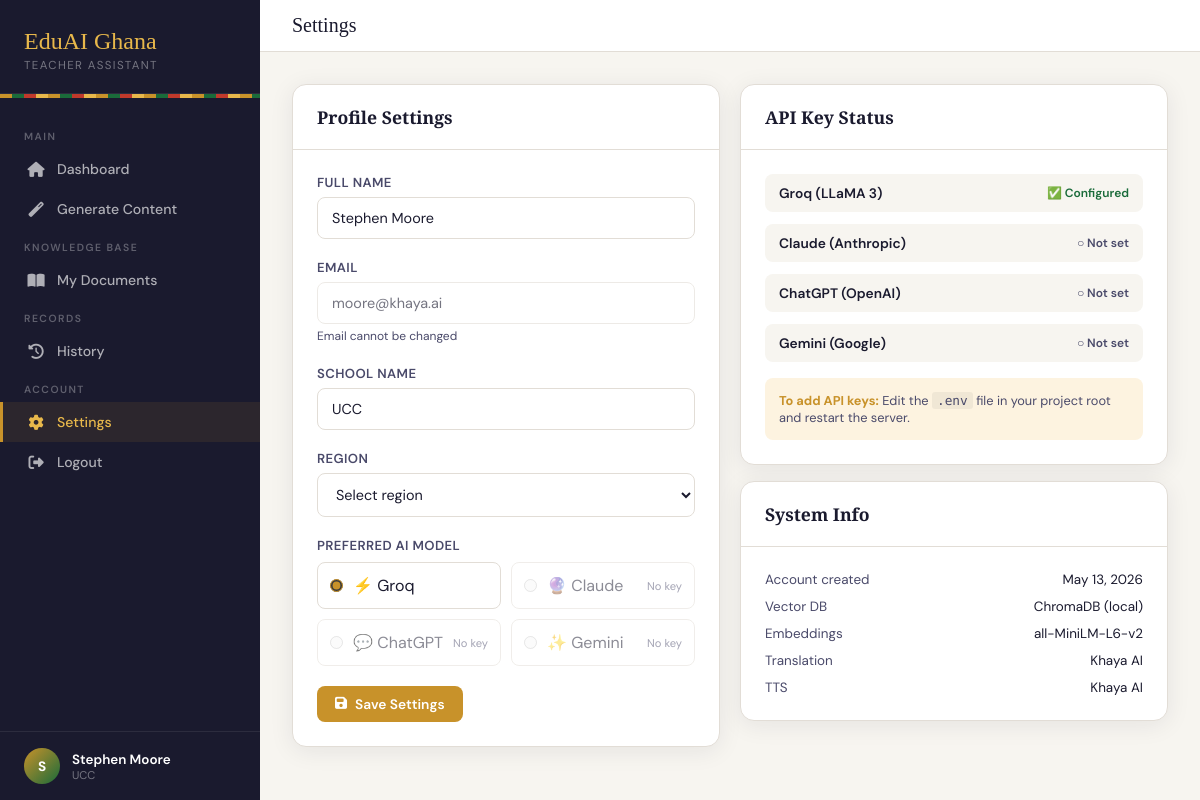
The app's page /settings (signed in) with its own data.
### shared/models/database.py (models this page shows)
class User(UserMixin, db.Model):
    __tablename__ = 'users'
    id = db.Column(db.Integer, primary_key=True)
    name = db.Column(db.String(150), nullable=False)
    email = db.Column(db.String(150), unique=True, nullable=False)
    password = db.Column(db.String(200), nullable=False)
    school = db.Column(db.String(200))
    region = db.Column(db.String(100))
    preferred_llm = db.Column(db.String(50), default='groq')
    created_at = db.Column(db.DateTime, default=datetime.utcnow)
    documents = db.relationship('Document', backref='teacher', lazy=True)
    generations = db.relationship('Generation', backref='teacher', lazy=True)

### flask_app/routes/settings.py (the view)
@settings_bp.route('/settings', methods=['GET', 'POST'])
@login_required
def index():
    if request.method == 'POST':
        current_user.name = request.form.get('name', current_user.name).strip()
        current_user.school = request.form.get('school', current_user.school).strip()
        current_user.region = request.form.get('region', current_user.region)
        current_user.preferred_llm = request.form.get('preferred_llm', current_user.preferred_llm)
        db.session.commit()
        flash('Settings updated!', 'success')
        return redirect(url_for('settings.index'))
    return render_template('settings/index.html', llms=SUPPORTED_LLMS, regions=REGIONS)

### flask_app/templates/settings/index.html (shortened to what this page needs)
{% extends "base.html" %}
{% block page_title %}Settings{% endblock %}
{% block content %}
<div class="grid-2" style="align-items:start;">
  <div class="card">
    <div class="card-header"><h3>Profile Settings</h3></div>
    <div class="card-body">
      <form method="POST" action="{{ url_for('settings.index') }}">
        <div class="form-group">
          <label class="form-label">Full Name</label>
          <input type="text" name="name" class="form-control" value="{{ current_user.name }}" required>
        </div>
        <div class="form-group">
          <label class="form-label">Email</label>
          <input type="email" class="form-control" value="{{ current_user.email }}" disabled style="opacity:0.6;">
          <small style="color:var(--mid);font-size:0.75rem;">Email cannot be changed</small>
        </div>
        <div class="form-group">
          <label class="form-label">School Name</label>
          <input type="text" name="school" class="form-control" value="{{ current_user.school or '' }}" placeholder="Your school name">
        </div>
        <div class="form-group">
          <label class="form-label">Region</label>
          <select name="region" class="form-control">
            <option value="">Select region</option>
          </select>
        </div>
        <div class="form-group">
          <label class="form-label">Preferred AI Model</label>
          <div style="display:grid;grid-template-columns:1fr 1fr;gap:10px;margin-top:8px;">
            {% set llm_icons = {'groq':'⚡','claude':'🔮','chatgpt':'💬','gemini':'✨'} %}
            {% for key, info in llms.items() %}
            <label style="display:flex;align-items:center;gap:10px;padding:12px;border:1.5px solid var(--border);border-radius:var(--radius-sm);cursor:pointer;transition:all 0.2s;{% if not info.available %}opacity:0.5;{% endif %}">
              <input type="radio" name="preferred_llm" value="{{ key }}" {% if current_user.preferred_llm == key %}checked{% endif %} {% if not info.available %}disabled{% endif %} style="accent-color:var(--gold);">
              <span>{{ llm_icons[key] }} {{ info.name.split('(')[0].strip() }}</span>
              {% if not info.available %}<span style="font-size:0.7rem;color:var(--mid);margin-left:auto;">No key</span>{% endif %}
            </label>
            {% endfor %}
          </div>
        </div>
        <button type="submit" class="btn btn-primary"><i class="fas fa-save"></i> Save Settings</button>
      </form>
    </div>
  </div>
  <div style="display:flex;flex-direction:column;gap:16px;">
    <div class="card">
      <div class="card-header"><h3>API Key Status</h3></div>
      <div class="card-body">
        <div style="display:flex;flex-direction:column;gap:12px;">
          {% for key, info in llms.items() %}
          <div style="display:flex;align-items:center;justify-content:space-between;padding:10px 14px;background:var(--light);border-radius:var(--radius-sm);">
            <span style="font-size:0.86rem;font-weight:600;">{{ info.name }}</span>
            <span style="font-size:0.75rem;font-weight:600;{% if info.available %}color:var(--green);{% else %}color:var(--mid);{% endif %}">
              {% if info.available %}✅ Configured{% else %}○ Not set{% endif %}
            </span>
          </div>
          {% endfor %}
        </div>
        <div style="margin-top:16px;padding:14px;background:var(--gold-pale);border-radius:var(--radius-sm);font-size:0.8rem;color:var(--mid);">
          <strong style="color:var(--gold);">To add API keys:</strong> Edit the <code style="font-family:var(--font-mono);background:rgba(0,0,0,0.05);padding:1px 5px;border-radius:3px;">.env</code> file in your project root and restart the server.
        </div>
      </div>
    </div>
    <div class="card">
      <div class="card-header"><h3>System Info</h3></div>
      <div class="card-body">
        <div style="display:flex;flex-direction:column;gap:10px;font-size:0.84rem;">
          <div style="display:flex;justify-content:space-between;"><span style="color:var(--mid);">Account created</span><span>{{ current_user.created_at.strftime('%B %d, %Y') }}</span></div>
          <div style="display:flex;justify-content:space-between;"><span style="color:var(--mid);">Vector DB</span><span>ChromaDB (local)</span></div>
          <div style="display:flex;justify-content:space-between;"><span style="color:var(--mid);">Embeddings</span><span>all-MiniLM-L6-v2</span></div>
          <div style="display:flex;justify-content:space-between;"><span style="color:var(--mid);">Translation</span><span>Khaya AI</span></div>
          <div style="display:flex;justify-content:space-between;"><span style="color:var(--mid);">TTS</span><span>Khaya AI</span></div>
        </div>
      </div>
    </div>
  </div>
</div>
{% endblock %}

### flask_app/templates/base.html (shortened to what this page needs)
<!DOCTYPE html>
<html lang="en">
<head>
  <link rel="stylesheet" href="https://cdnjs.cloudflare.com/ajax/libs/font-awesome/6.5.1/css/all.min.css">
</head>
<body>
{% if current_user.is_authenticated %}
<nav class="sidebar">
  <div class="sidebar-brand">
    <div class="logo-text">EduAI Ghana</div>
    <div class="logo-sub">Teacher Assistant</div>
  </div>
  <div class="sidebar-kente"></div>
  <div class="sidebar-nav">
    <div class="nav-section-label">Main</div>
    <a href="{{ url_for('dashboard.home') }}" class="nav-link {% if request.endpoint == 'dashboard.home' %}active{% endif %}">
      <i class="fas fa-home"></i> Dashboard
    </a>
    <a href="{{ url_for('generate.index') }}" class="nav-link {% if request.endpoint in ['generate.index','generate.generate'] %}active{% endif %}">
      <i class="fas fa-magic"></i> Generate Content
    </a>
    <div class="nav-section-label">Knowledge Base</div>
    <a href="{{ url_for('documents.index') }}" class="nav-link {% if request.endpoint == 'documents.index' %}active{% endif %}">
      <i class="fas fa-book-open"></i> My Documents
    </a>
    <div class="nav-section-label">Records</div>
    <a href="{{ url_for('generate.history') }}" class="nav-link {% if request.endpoint == 'generate.history' %}active{% endif %}">
      <i class="fas fa-history"></i> History
    </a>
    <div class="nav-section-label">Account</div>
    <a href="{{ url_for('settings.index') }}" class="nav-link {% if request.endpoint == 'settings.index' %}active{% endif %}">
      <i class="fas fa-cog"></i> Settings
    </a>
    <a href="{{ url_for('auth.logout') }}" class="nav-link">
      <i class="fas fa-sign-out-alt"></i> Logout
    </a>
  </div>
  <div class="sidebar-user">
    <div class="user-avatar">{{ current_user.name[0].upper() }}</div>
    <div class="user-info">
      <div class="user-name">{{ current_user.name }}</div>
      <div class="user-role">{{ current_user.school or 'Teacher' }}</div>
    </div>
  </div>
</nav>
<div class="main-wrapper">
  <div class="topbar">
    <div class="topbar-title">{% block page_title %}{% endblock %}</div>
  </div>
  <div class="main-content">
    {% block content %}{% endblock %}
  </div>
</div>
{% else %}
{% block auth_content %}{% endblock %}
{% endif %}
</body>
</html>

### flask_app/templates/base.html (style rules this page uses)
:root { --gold: #C8922A; --gold-light: #E8B84B; --gold-pale: #FDF3E0; --green: #1A6B3A; --green-light: #2D9653; --green-pale: #E8F5ED; --red: #C0392B; --dark: #1A1A2E; --dark-2: #2D2D44; --mid: #4A4A6A; --light: #F7F5F0; --white: #FFFFFF; --border: #E2DDD6; --shadow: 0 4px 24px rgba(26,26,46,0.08); --shadow-lg: 0 12px 48px rgba(26,26,46,0.14); --radius: 14px; --radius-sm: 8px; --font-display: 'Playfair Display', serif; --font-body: 'DM Sans', sans-serif; --font-mono: 'DM Mono', monospace; }
*, *::before, *::after { box-sizing: border-box; margin: 0; padding: 0; }
body { font-family: var(--font-body); background: var(--light); color: var(--dark); min-height: 100vh; display: flex; }
.sidebar { width: 260px; min-height: 100vh; background: var(--dark); display: flex; flex-direction: column; position: fixed; top: 0; left: 0; z-index: 100; transition: transform 0.3s; }
.sidebar-brand { padding: 28px 24px 20px; border-bottom: 1px solid rgba(255,255,255,0.08); }
.sidebar-brand .logo-text { font-family: var(--font-display); font-size: 1.5rem; color: var(--gold-light); line-height: 1.1; }
.sidebar-brand .logo-sub { font-size: 0.72rem; color: rgba(255,255,255,0.4); letter-spacing: 0.12em; text-transform: uppercase; margin-top: 4px; }
.sidebar-kente { height: 4px; background: repeating-linear-gradient(90deg, var(--gold) 0 12px, var(--green) 12px 24px, var(--red) 24px 36px, var(--gold-light) 36px 48px); margin: 0; }
.sidebar-nav { padding: 20px 0; flex: 1; }
.nav-section-label { font-size: 0.65rem; letter-spacing: 0.14em; text-transform: uppercase; color: rgba(255,255,255,0.3); padding: 12px 24px 6px; font-weight: 600; }
.nav-link { display: flex; align-items: center; gap: 12px; padding: 11px 24px; color: rgba(255,255,255,0.65); text-decoration: none; font-size: 0.88rem; font-weight: 500; border-left: 3px solid transparent; transition: all 0.2s; }
.nav-link.active { color: var(--gold-light); border-left-color: var(--gold); background: rgba(200,146,42,0.1); }
.nav-link i { width: 18px; text-align: center; font-size: 0.95rem; }
.sidebar-user { padding: 16px 24px; border-top: 1px solid rgba(255,255,255,0.08); display: flex; align-items: center; gap: 12px; }
.user-avatar { width: 36px; height: 36px; border-radius: 50%; background: linear-gradient(135deg, var(--gold), var(--green)); display: flex; align-items: center; justify-content: center; font-weight: 700; font-size: 0.85rem; color: white; flex-shrink: 0; }
.user-info .user-name { font-size: 0.84rem; font-weight: 600; color: var(--white); }
.user-info .user-role { font-size: 0.7rem; color: rgba(255,255,255,0.4); }
.main-wrapper { margin-left: 260px; flex: 1; min-height: 100vh; display: flex; flex-direction: column; }
.topbar { background: var(--white); border-bottom: 1px solid var(--border); padding: 14px 32px; display: flex; align-items: center; justify-content: space-between; position: sticky; top: 0; z-index: 50; }
.topbar-title { font-family: var(--font-display); font-size: 1.25rem; color: var(--dark); }
.btn { display: inline-flex; align-items: center; gap: 8px; padding: 9px 18px; border-radius: var(--radius-sm); font-family: var(--font-body); font-size: 0.86rem; font-weight: 600; cursor: pointer; border: none; text-decoration: none; transition: all 0.2s; }
.btn-primary { background: var(--gold); color: white; }
.main-content { padding: 32px; flex: 1; }
.card { background: var(--white); border-radius: var(--radius); border: 1px solid var(--border); box-shadow: var(--shadow); overflow: hidden; }
.card-header { padding: 20px 24px; border-bottom: 1px solid var(--border); display: flex; align-items: center; justify-content: space-between; }
.card-header h3 { font-family: var(--font-display); font-size: 1.1rem; color: var(--dark); }
.card-body { padding: 24px; }
.form-group { margin-bottom: 20px; }
.form-label { display: block; font-size: 0.82rem; font-weight: 600; color: var(--mid); margin-bottom: 6px; letter-spacing: 0.03em; text-transform: uppercase; }
.form-control { width: 100%; padding: 11px 14px; border: 1.5px solid var(--border); border-radius: var(--radius-sm); font-family: var(--font-body); font-size: 0.9rem; color: var(--dark); background: var(--white); transition: border-color 0.2s; outline: none; }
select.form-control { cursor: pointer; }
.grid-2 { display: grid; grid-template-columns: 1fr 1fr; gap: 20px; }

### records on screen
User: name "S", name "Stephen Moore", school "UCC", email "moore@khaya.ai", preferred_llm "☑ ⚡ Groq" "☐ 🔮 Claude No key" "☐ 💬 ChatGPT No key" "☐ ✨ Gemini No key", created_at "May 13, 2026"

### other values on screen
{{ llm_icons[key] }} "⚡" "🔮" "💬" "✨"
{{ info.name.split('(')[0].strip() }} "Groq" "Claude" "ChatGPT" "Gemini"
{{ info.name }} "Groq (LLaMA 3)" "Claude (Anthropic)" "ChatGPT (OpenAI)" "Gemini (Google)"
